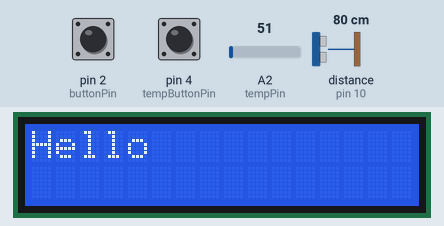
The sketch below on a simulated Arduino Uno, built with avr-gcc and run on an emulated ATmega328P. On the bench: 16×2 character LCD. Inputs (shaded band) come from the test bench; at power-on: pin 2 (buttonPin) LOW, pin 4 (tempButtonPin) LOW, A2 (tempPin) = 51, distance to the obstacle (sensor on pin 10) 80 cm. The echo pulse lasts 58.3 µs per cm; what the sketch prints to the serial monitor is not drawn.

Above: at 1.2 s.
1.3 s: pin 2 (buttonPin) pulled HIGH for 0.6 s
At 3.0 s:
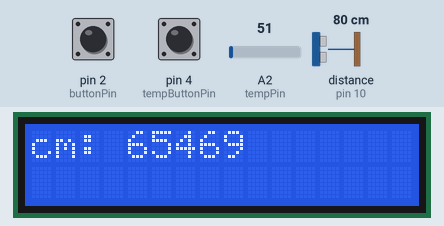
3.5 s: pin 4 (tempButtonPin) pulled HIGH for 0.6 s
At 5.2 s:
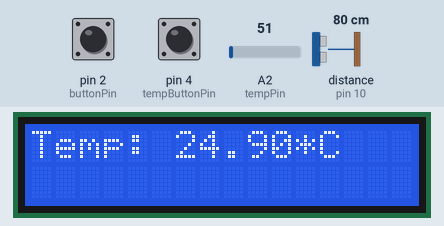
6.1 s: pin 2 (buttonPin) pulled HIGH for 1 s
At 7.8 s:
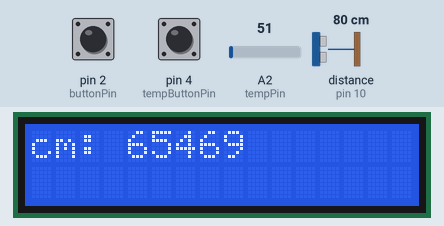
8.6 s: pin 4 (tempButtonPin) pulled HIGH for 1 s
At 10.0 s:
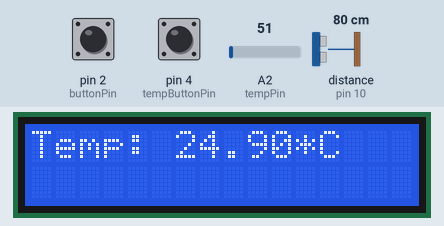
Timing chart, 0 to 11.6 s (numbered marks = the images above; inputs shaded):
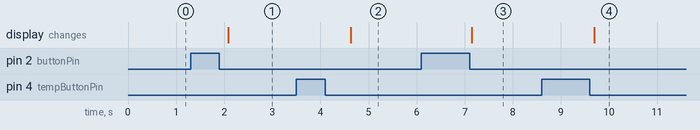

Measured:
- after the input at 1.3 s, the display: changes after 0.79 s (image 1)
- after the input at 3.5 s, the display: changes after 1.1 s (image 2)
- after the input at 6.1 s, the display: changes after 1.0 s (image 3)
- after the input at 8.6 s, the display: changes after 1.1 s (image 4)

The sketch:

smart_glove.ino
```cpp
#include <Wire.h>
#include <LiquidCrystal_I2C.h>

// screen - SDA - A4, SCL - A5
// TEMP - middle to A2

LiquidCrystal_I2C lcd(0x3F,2,1,0,4,5,6,7,3,POSITIVE);
const int trigPin = 9;
const int echoPin = 10;

float temp;
int tempPin = 2; // analog input pin

const int buttonPin = 2;
const int tempButtonPin = 4;
int buttonState = 0;
int tempBtnState = 0;
char distanceBuf[10];
char tempBuf[10];
long duration, cm, inches;
String getDistanceInCm();
bool flag = false;
bool tempFlag = false;

void setup()
{
  lcd.begin(16,2);
  lcd.clear();
  lcd.print("Hello");
  pinMode(trigPin, OUTPUT); // Sets the trigPin as an Output
  pinMode(echoPin, INPUT); // Sets the echoPin as an Input
  Serial.begin(9600); // Starts the serial communication
  pinMode(buttonPin, INPUT);
  pinMode(tempButtonPin, INPUT);
}


void loop()
{
  buttonState = digitalRead(buttonPin);
  tempBtnState = digitalRead(tempButtonPin);


  // Check if the temperature button pressed - if it does the temperature will appear on the LCD:
  if (tempBtnState == HIGH && tempFlag == false) {
    Serial.println("Got one");
    tempFlag=true;
    }
    if(tempBtnState == LOW && tempFlag==true){
      Serial.println("got in");
      tempFlag = false;
      String str = getTemperature();
      Serial.println(str);
      printOnLcd(str);
      }


  // Check if the distance button pressed - if it does the distance will appear on the LCD:
  if (buttonState == HIGH && flag == false) {
    Serial.println("Got one");
    flag=true;
    }
    if(buttonState == LOW && flag==true){
      Serial.println("got in");
      flag = false;
      String str = getDistanceInCm();
      Serial.println(str);
      printOnLcd(str);
      }
      delay(500);
}

void printOnLcd(String str){
  lcd.clear();
  lcd.setCursor(0,0);
  Serial.println(str +"got");
  lcd.print(str);
}

String getTemperature(){
  temp = analogRead(tempPin);
  Serial.print("RAW DATA: ");
  Serial.print (temp);
  Serial.println(" ");
  //converts raw data into degrees celsius and prints it out
  // 500mV/1024=.48828125
  temp = temp * 0.48828125;
  Serial.print("CELSIUS: ");
  Serial.print(temp);
  Serial.println("*C ");
  dtostrf(temp, 4, 2, tempBuf);
  String myStr = "Temp: ";
  myStr+=tempBuf;
  myStr+="*C";
  Serial.println(myStr);
  return String(myStr);

}

String getDistanceInCm()
{
    digitalWrite(trigPin, LOW);
 delayMicroseconds(2);

 digitalWrite(trigPin, HIGH);
 delayMicroseconds(10);

 digitalWrite(trigPin, LOW);
 duration = pulseIn(echoPin, HIGH);

 //Calculate the distance (in cm) based on the speed of sound.
 cm = duration*0.034/2-147;
  sprintf(distanceBuf,"cm: %u",cm);
  Serial.print(cm);
  Serial.print("cm");
  Serial.println();
  return (distanceBuf);
}
```
